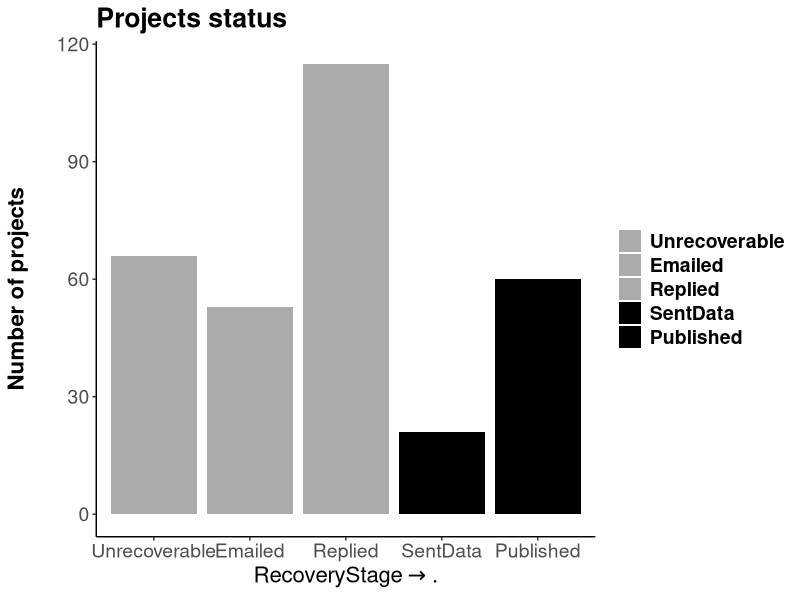

Recreate this plot in R. (Note: this script raises an error after producing the figure.)
## ---- chunk 1

library(knitr)
library(dplyr)
library(readr)
library(ggplot2)
library(reshape2)
library(grid)
library(gridExtra)
library(party)

rslt=read.csv('data/archResRevised2.csv',header=T,stringsAsFactors=T)
rslt[rslt$Status=='published','Status']<-'Published'

rslt$succ=ifelse(rslt$Status %in% c('Published','SentData','Revised'),0,1) # 0=success??? ### RM?
rslt$statSucc=ifelse(rslt$Status %in% c('Published','SentData','Revised'),1,0) # 1 = success, 2 = not successful


agDes=read.csv('data/ecoInfoAgencyDesig.csv',header=T,stringsAsFactors=T,col.names=c('agency','agGrp','agSubGrp'))
agDes$agGrp=gsub('nonProf','private',agDes$agGrp)


rslt2=merge(rslt,agDes,all.x=T)
rslt2=rslt2 %>%
  filter(!end>2010) %>%
  select(Status,start,end,ecosystem,dataType,statSucc,agGrp,agSubGrp,reason)

splBio=strsplit(as.character(rslt2$dataType),'-')

rslt2$dataType<-gsub("biological-",'',rslt2$dataType)

## ---- chunk 2

overall=table(rslt2$Status)
overallLong=melt(overall)
colnames(overallLong)=c('Status','nDatasets')
overall2=overallLong %>%
  mutate(prop=nDatasets/sum(nDatasets))

possible=overallLong %>%
  filter(!Status=='Unrecoverable') %>%
  mutate(prop=nDatasets/sum(nDatasets))

statusOrd=c('Unrecoverable','Emailed','Replied','SentData','Revised','Published')
#rslt2$Status=as.factor(rslt2$Status,levels=statusOrd,ordered=T)
statGrey=c('Unrecoverable'='gray67',
             'Emailed'='gray67',
             'Replied'='gray67',
             'SentData'='black',
             'Revised'='black',
             'Published'='black')

statPlot=ggplot()+
  geom_bar(data=rslt2,
                 aes(x=factor(Status,levels=statusOrd,ordered=T),fill=Status))+
  scale_fill_manual(labels=statusOrd,breaks=statusOrd,values=statGrey)+
  theme(legend.title=element_blank())+
  theme(panel.grid.major = element_blank(),
        panel.grid.minor = element_blank(),
        panel.border = element_blank(),
        panel.background = element_blank())+
  #theme(axis.text.x = element_text(angle=90))+
  xlab(expression(RecoveryStage %->% .))+ # %->%, symbol(/256)
  ylab('Number of projects\n')+
  ggtitle('Projects status')+
  theme(axis.text=element_text(size=14),
        title=element_text(size=16,face="bold"),
        legend.text = element_text(size = 14, face = "bold"))+
  theme(axis.line.x = element_line(color="black"),
        axis.line.y = element_line(color="black"))

statPlot

## ---- chunk 3
# Number of projects requested
sum(overall)

# percent successful
sum(overall[c("Published","SentData")])/sum(overall)
## ---- chunk 4

bioProps=table(rslt2$statSucc,rslt2$dataType)
bioChi=chisq.test(bioProps)

bioChi
## ---- chunk 5
subSecProps=table(rslt2$statSucc,rslt2$agSubGrp)
subSectChi=chisq.test(subSecProps)

subSectChi
## ---- chunk 6

tempProps=table(rslt2$statSucc,as.character(rslt2$end))
tempChi=chisq.test(tempProps)

tempChi

## ---- chunk 7
partyForBio<-cforest(statSucc~agSubGrp+end+dataType,data=rslt2,controls = cforest_unbiased(mtry = 2, ntree = 1000))
varimp(partyForBio)
## ---- chunk 8
partreeBio<-ctree(statSucc~agSubGrp+end+dataType,data=rslt2)

partreeBio

plot(partreeBio)
